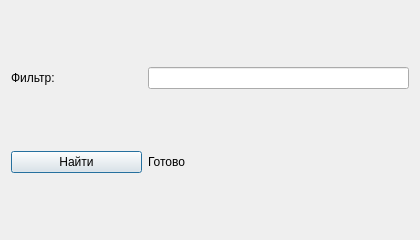
<?xml version="1.0" encoding="UTF-8"?>
<ui version="4.0"><class>Dialog</class><widget class="QDialog" name="Dialog"><property name="geometry"><rect><x>0</x><y>0</y><width>420</width><height>240</height></rect></property><property name="windowTitle"><string>#022 grid/107_span_colspan</string></property><layout class="QGridLayout" name="gridLayout"><property name="leftMargin"><number>11</number></property><property name="topMargin"><number>11</number></property><property name="rightMargin"><number>11</number></property><property name="bottomMargin"><number>11</number></property><property name="spacing"><number>6</number></property><item row="0" column="0"><widget class="QLabel" name="l1"><property name="text"><string>Фильтр:</string></property></widget></item><item row="0" column="1" colspan="2"><widget class="QLineEdit" name="e1"></widget></item><item row="1" column="0"><widget class="QPushButton" name="b1"><property name="text"><string>Найти</string></property></widget></item><item row="1" column="1" colspan="2"><widget class="QLabel" name="l2"><property name="text"><string>Готово</string></property></widget></item></layout></widget></ui>
